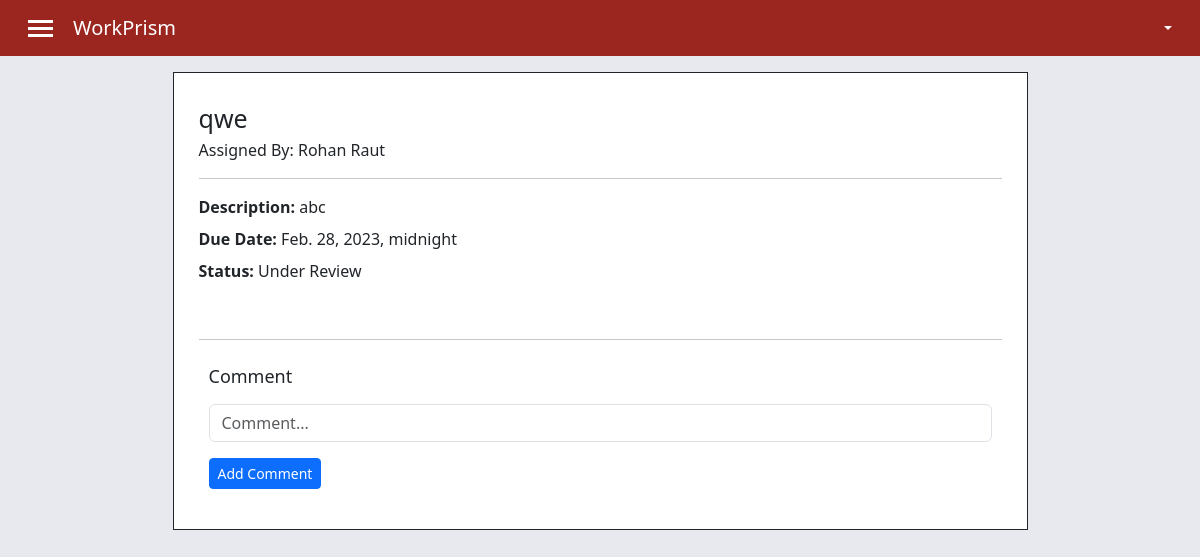
/task-detail/3/, run on the app's committed database.
### api_services/models.py (models this page shows)
class Task(models.Model):
    task_id = models.IntegerField(primary_key=True)
    assignor_name = models.CharField(max_length=500)
    assignor_email = models.EmailField()
    assignee_name = models.CharField(max_length=500)
    assignee_email = models.EmailField()
    title = models.CharField(max_length=500)
    description = models.CharField(max_length=1000)
    deadline = models.DateTimeField()
    status = models.CharField(max_length=100)

### web_app/views.py (the view, shortened to what this page needs)
# urls.py: path('task-detail/<int:pk>/', task_detail_view, name="task_detail_view"),
def task_detail_view(request, pk):
    data = {}
    data['task_details'] = Task.objects.get(task_id=pk)
    data['files'] = File.objects.filter(task_id=pk)
    data['file_cnt'] = len(File.objects.filter(task_id=pk, uploaded_by_email=data['task_details'].assignee_email))
    data['comments'] = Comment.objects.filter(task_id=pk)
    return render(request, 'task_detail.html', data)

### templates/task_detail.html (shortened to what this page needs)
{% extends 'base.html' %}
{% block additional_links %}
<link rel="stylesheet" href="/static/task_detail.css">
{% endblock additional_links %}
{% block body %}
<div class="container mt-3 mb-3">
    <div class="row justify-content-center">
        <div class="col-12 col-sm-11 col-md-11 col-lg-9 border border-dark main_content">
            <h1>{{task_details.title}}</h1>
            <div class="assigned_by">Assigned By: {{task_details.assignor_name}}</div>
            <hr>
            <div class="description mb-2">
                <b>Description: </b> {{task_details.description}}
            </div>
            <div class="deadline mb-2">
                <b>Due Date: </b> {{task_details.deadline}}
            </div>
            <div class="status mb-4">
                <b>Status: </b> {{task_details.status}}
            </div>
            <hr>
            <div class="container comment_section">
                <h2 class="mb-3">Comment</h2>
                <form action="/add-comment/{{task_details.task_id}}/" method="post">
                    <div class="mb-3">
                        <input type="text" class="form-control" name="comment" placeholder="Comment...">
                    </div>
                    <button type="submit" class="btn btn-sm btn-primary">Add Comment</button>
                </form>
            </div>
        </div>
    </div>
</div>
{% endblock body %}

### static/base.css (style rules this page uses)
body { background-color: #E8E9EF; }
h1 { text-align: center; font-size: 25px; }

### static/task_detail.css (style rules this page uses)
.comment_section { margin-top: 10px; padding: 10px; }
h1 { text-align: left; margin-bottom: 5px; }
.main_content { padding: 30px 25px; background-color: white; }
h2 { font-size: 18px; }

### data on the page
Task: title "qwe", assignor_name "Rohan Raut", description "abc", deadline "Feb. 28, 2023, midnight", status "Under Review"
